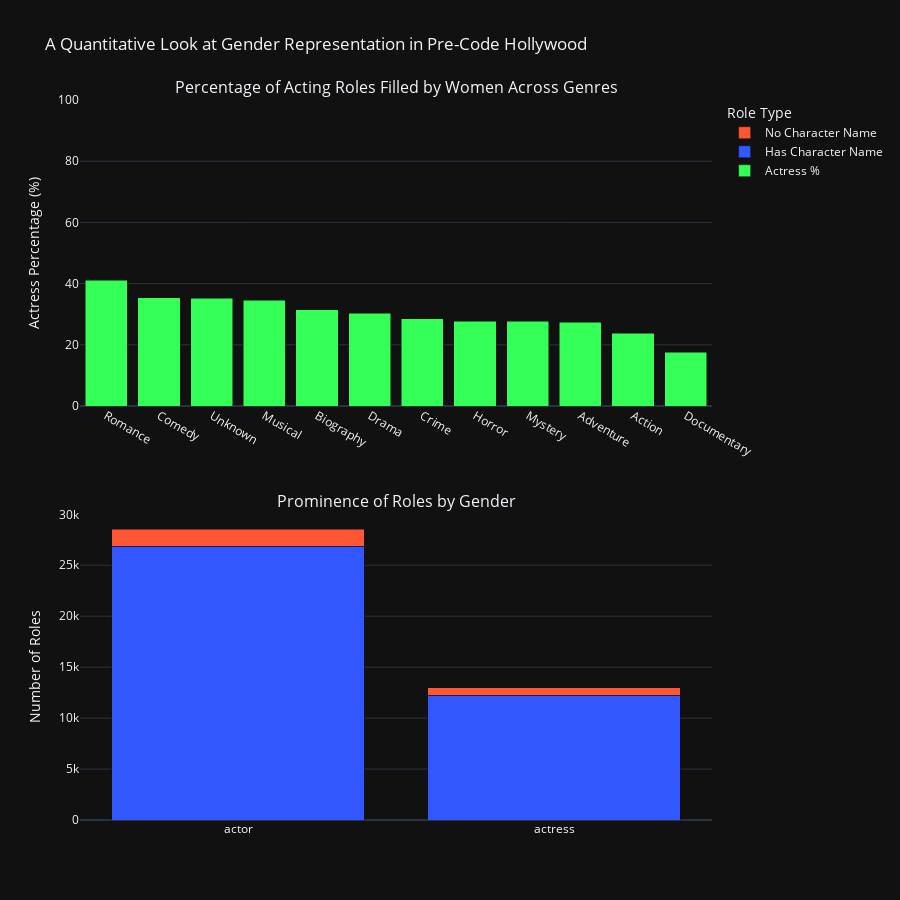

Notebook code cell kept with this figure:
### Markdown cell above
# Project 5: A Quantitative Look at Representation in Pre-Code Hollywood

This final project uses our cleaned dataset to move from technical demonstration to critical analysis. We will investigate gender representation across different creative roles and genres during the Pre-Code era (1929-1934).

**Analytical Questions:**
1.  **Overall Roles:** What is the gender distribution for key roles like `actor`/`actress`, `director`, and `writer`?
2.  **Genre Breakdown:** How does the proportion of roles for actresses change across major film genres?
3.  **Role Prominence:** Using the presence of a credited character name as a proxy for a significant role, what is the gender breakdown for these more prominent parts?

**Methodology:**
* We will use our `hollywood_df.pkl` dataset, which contains cleaned information on movies, principals, and their roles.
* We will use `pandas` for data aggregation to calculate counts and proportions.
* We will use `plotly.subplots` to create a dashboard of bar charts that presents our findings in a clear, comparative format.

### Code cell
import pandas as pd
import plotly.express as px
from plotly.subplots import make_subplots
import plotly.graph_objects as go

# --- 1. Load the Main Hollywood DataFrame ---
HOLLYWOOD_DF_PATH = "../data/processed/hollywood_df.pkl"
hollywood_df = pd.read_pickle(HOLLYWOOD_DF_PATH)
# We also need the crew data for writers
CREW_DF_PATH = "../data/raw_imdb/title.crew.tsv"
crew_df = pd.read_csv(CREW_DF_PATH, sep='\t', na_values='\\N')
print("Data loaded successfully.")

# --- 2. Analysis: Representation Across Genres ---
# Filter for actors and actresses only
acting_roles_df = hollywood_df[hollywood_df['category'].isin(['actor', 'actress'])].copy()

# For simplicity, let's get the primary genre
acting_roles_df['primary_genre'] = acting_roles_df['genres'].fillna('Unknown').str.split(',').str[0]

# Group by genre and role category to get counts
genre_gender_counts = acting_roles_df.groupby(['primary_genre', 'category']).size().unstack(fill_value=0)

# Calculate the percentage of roles that went to actresses in each genre
genre_gender_counts['total_roles'] = genre_gender_counts['actor'] + genre_gender_counts['actress']
genre_gender_counts['actress_pct'] = (genre_gender_counts['actress'] / genre_gender_counts['total_roles']) * 100

# Filter for major genres for a cleaner plot
major_genres = genre_gender_counts[genre_gender_counts['total_roles'] > 100].sort_values(by='actress_pct', ascending=False)
print("Analysis of roles across genres complete.")

# --- 3. Analysis: Prominence of Roles (Named Characters) ---
# Create a boolean column for roles with a credited character name
acting_roles_df['has_character_name'] = acting_roles_df['characters'].notna() & (acting_roles_df['characters'] != '[]')

# Group by category and the new boolean column
prominence_counts = acting_roles_df.groupby(['category', 'has_character_name']).size().unstack(fill_value=0)
prominence_counts.columns = ['No Character Name', 'Has Character Name']
print("Analysis of role prominence complete.")


# --- 4. Visualization: Create a Dashboard ---
fig = make_subplots(
    rows=2, cols=1,
    subplot_titles=("Percentage of Acting Roles Filled by Women Across Genres", "Prominence of Roles by Gender"),
    vertical_spacing=0.15
)

# Subplot 1: Genre Breakdown Bar Chart
fig.add_trace(go.Bar(
    x=major_genres.index,
    y=major_genres['actress_pct'],
    name='Actress %',
    marker_color='#33FF57'
), row=1, col=1)

# Subplot 2: Prominence Breakdown Bar Chart
fig.add_trace(go.Bar(
    name='Has Character Name',
    x=prominence_counts.index,
    y=prominence_counts['Has Character Name'],
    marker_color='#3357FF'
), row=2, col=1)
fig.add_trace(go.Bar(
    name='No Character Name',
    x=prominence_counts.index,
    y=prominence_counts['No Character Name'],
    marker_color='#FF5733'
), row=2, col=1)

# --- 5. Style the Dashboard ---
fig.update_layout(
    title_text="A Quantitative Look at Gender Representation in Pre-Code Hollywood",
    template='plotly_dark',
    height=900,
    showlegend=True,
    legend_title_text='Role Type',
    barmode='stack' # Stack the bars in the second plot
)
fig.update_yaxes(title_text="Actress Percentage (%)", row=1, col=1, range=[0, 100])
fig.update_yaxes(title_text="Number of Roles", row=2, col=1)

fig.show()

### Figure 1 — Plotly figure (JSON) as saved in the notebook; plotly's stock layout.template omitted (floating-point values rounded to 4 significant figures)
{"data": [{"marker": {"color": "#33FF57"}, "name": "Actress %", "type": "bar", "x": ["Romance", "Comedy", "Unknown", "Musical", "Biography", "Drama", "Crime", "Horror", "Mystery", "Adventure", "Action", "Documentary"], "xaxis": "x", "y": [41.09, 35.43, 35.15, 34.58, 31.44, 30.28, 28.53, 27.74, 27.71, 27.3, 23.76, 17.54], "yaxis": "y"}, {"marker": {"color": "#3357FF"}, "name": "Has Character Name", "type": "bar", "x": ["actor", "actress"], "xaxis": "x2", "y": [26865, 12251], "yaxis": "y2"}, {"marker": {"color": "#FF5733"}, "name": "No Character Name", "type": "bar", "x": ["actor", "actress"], "xaxis": "x2", "y": [1663, 713], "yaxis": "y2"}], "layout": {"annotations": [{"font": {"size": 16}, "showarrow": false, "text": "Percentage of Acting Roles Filled by Women Across Genres", "x": 0.5, "xanchor": "center", "xref": "paper", "y": 1, "yanchor": "bottom", "yref": "paper"}, {"font": {"size": 16}, "showarrow": false, "text": "Prominence of Roles by Gender", "x": 0.5, "xanchor": "center", "xref": "paper", "y": 0.425, "yanchor": "bottom", "yref": "paper"}], "barmode": "stack", "height": 900, "legend": {"title": {"text": "Role Type"}}, "showlegend": true, "title": {"text": "A Quantitative Look at Gender Representation in Pre-Code Hollywood"}, "xaxis": {"anchor": "y", "domain": [0, 1]}, "xaxis2": {"anchor": "y2", "domain": [0, 1]}, "yaxis": {"anchor": "x", "domain": [0.575, 1], "range": [0, 100], "title": {"text": "Actress Percentage (%)"}}, "yaxis2": {"anchor": "x2", "domain": [0, 0.425], "title": {"text": "Number of Roles"}}}}
